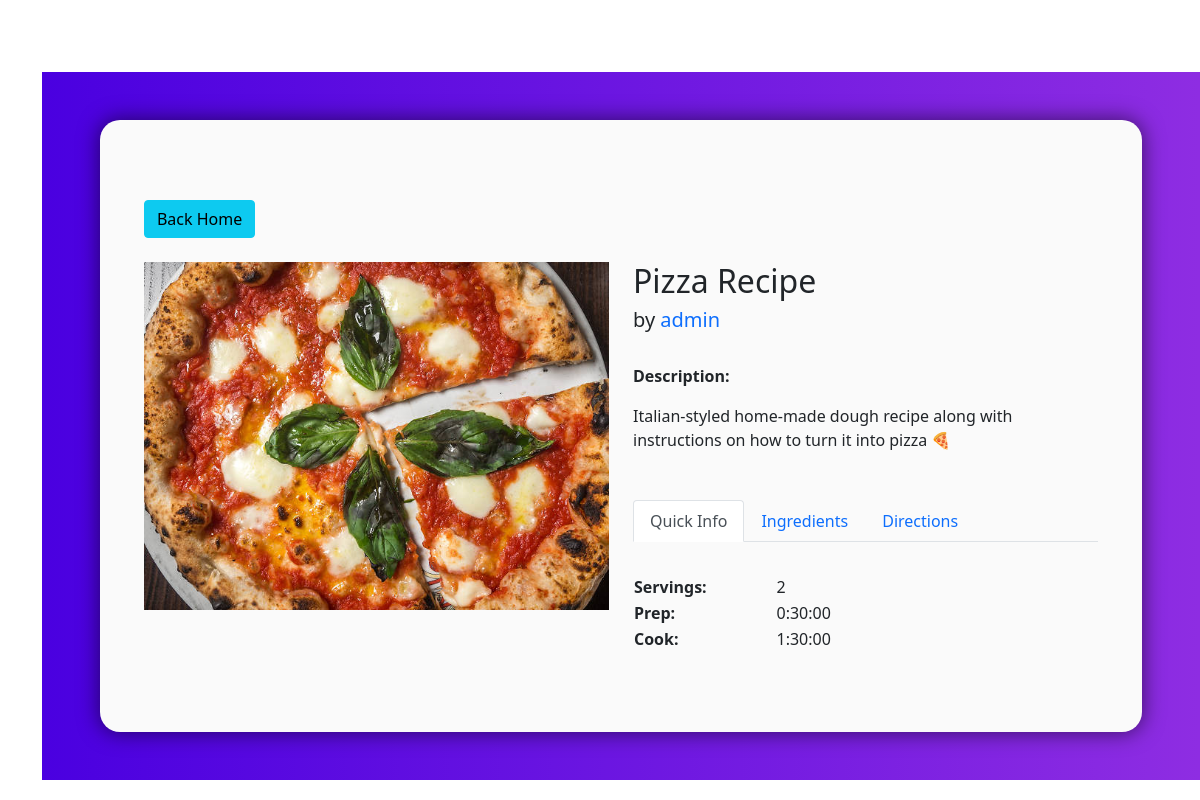
/detail/6/, run on the app's committed database.
### app/models.py (models this page shows, shortened)
class Recipe(models.Model):
    name = models.CharField(max_length=255)
    description = models.TextField()
    prep = models.CharField(max_length=255)
    cook = models.CharField(max_length=255)
    servings = models.IntegerField(default=1, null=True, blank=True)
    image = models.ImageField(upload_to='media/')
    ingredients = MarkdownxField()
    directions = MarkdownxField()
    notes = models.TextField(null=True, blank=True)
    author = models.ForeignKey(User, on_delete=models.CASCADE)

### app/views.py (the view)
# urls.py: path('detail/<int:id>/', detail, name='detail'),
def detail(request, id):
    recipe = get_object_or_404(Recipe, id=id)
    recipe.ingredients = markdownify(recipe.ingredients)
    recipe.directions = markdownify(recipe.directions)
    context = {
        'recipe': recipe,
    }
    return render(request, 'app/detail.html', context)

### app/templates/app/detail.html (shortened to what this page needs)
{% extends 'base.html' %}
{% block content %}
{% load crispy_forms_tags %}
<br class="mt-0 mb-4">
<div class="container">
    <div class="bg-codeblocks">
        <div class="main-box-codeblocks">
            <div class="container">
                <div class="row">
                    <div class="col-md-12">
                        <a href="{% url 'home' %}"><button class="btn btn-info mb-4">Back Home</button></a>
                    </div>
                </div>
                <div class="row">
                    <div class="col-md-6">
                        <div class="box-image-codeblocks">
                            <div class="swiper-container gallery-top">
                                <div class="swiper-wrapper">
                                    <div class="swiper-slide">
                                        <div class="product-image">
                                            <img src="{{recipe.image.url}}" alt="{{recipe.name}}" class="img-fluid" style="width: 650px; height: 100%;">
                                        </div>
                                    </div>
                                </div>
                            </div>
                        </div>
                    </div>
                    <div class="col-md-6">
                        <h2 class="text-bold text-strong">{{ recipe.name|capfirst }} Recipe  </h2>
                        <span class="seller-name-codeblocks">
                            <h5>by <a href="#" style="text-decoration: none;">{{recipe.author}}</a></h5>
                        </span>
                        <br>
                        <span class="description-codeblocks">
                            <p>
                                <strong>Description:</strong> <br>
                                <span class="text-muted">
                                    <p style="width: 450px;overflow:scroll;">{{recipe.description}}</p>
                                </span>
                            </p>
                        </span>
                        <br>
                        <span class="extras-codeblocks ">
                            <ul class="nav nav-tabs my-2" id="myTab" role="tablist">
                                <li class="nav-item" role="presentation">
                                    <a class="nav-link active" id="home-tab" data-toggle="tab" href="#home" role="tab" aria-controls="home" aria-selected="true">Quick Info</a>
                                </li>
                                <li class="nav-item" role="presentation">
                                    <a class="nav-link" id="ingredients-tab" data-toggle="tab" href="#ingredients" role="tab" aria-controls="ingredients" aria-selected="false">Ingredients</a>
                                </li>
                                <li class="nav-item" role="presentation">
                                    <a class="nav-link" id="directions-tab" data-toggle="tab" href="#directions" role="tab" aria-controls="directions" aria-selected="false">Directions</a>
                                </li>
                            </ul>
                            <div class="tab-content" id="myTabContent">
                                <div class="tab-pane fade show active" id="home" role="tabpanel" aria-labelledby="home-tab">
                                    <br>
                                    <table style="width:250px;">
                                        <tr>
                                            <th>Servings:</th>
                                            <td>{{ recipe.servings }}</td>
                                        </tr>
                                        <tr>
                                            <th>Prep:</th>
                                            <td>{{ recipe.prep }}</td>
                                        </tr>
                                        <tr>
                                            <th>Cook:</th>
                                            <td>{{ recipe.cook }}</td>
                                        </tr>
                                    </table>
                                </div>
                            </div>
                        </span>
                    </div>
                </div>
            </div>
        </div>
    </div>
</div>
<link rel="stylesheet" href="https://cdnjs.cloudflare.com/ajax/libs/font-awesome/5.15.2/css/all.min.css">
{% endblock %}

### app/templates/app/detail.html (style rules this page uses)
.bg-codeblocks { margin-top: 4%; position: absolute; background: #8E2DE2; background: -webkit-linear-gradient(to right, #4A00E0, #8E2DE2); background: linear-gradient(to right, #4A00E0, #8E2DE2); height: auto; }
.main-box-codeblocks { background-color: #FAFAFA; border-radius: 20px; padding: 5em 2em; width:90%; height: auto; position: relative; display: block; box-shadow: 0 0px 20px 2px rgba(0,0,0,0.5); margin: 3em auto; }

### data on the page
Recipe: image (picture), name "Pizza", author "admin", description "Italian-styled home-made dough recipe along with instructions on how to turn it into pizza 🍕", servings "2", prep "0:30:00", cook "1:30:00"
